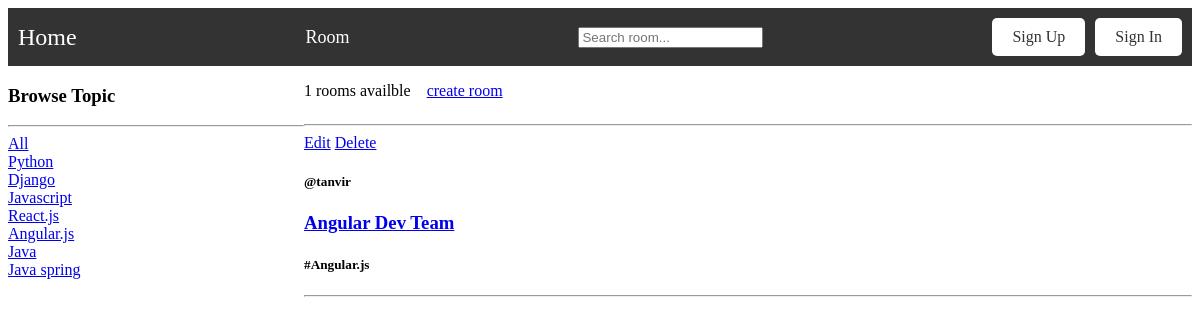
The page /room/?q=Angular.js on the database its author committed.
### main/models.py (models this page shows, shortened)
class Topic(models.Model):
    name = models.CharField(max_length=100)
    def __str__(self):
        return self.name

class RoomDatabase(models.Model):
    host = models.ForeignKey(User, on_delete=models.SET_NULL, null=True)
    topic = models.ForeignKey(Topic, on_delete=models.SET_NULL, null=True)
    name = models.CharField(max_length=100)
    description = models.TextField(null=True, blank=True)
    updated = models.DateTimeField(auto_now=True)
    created = models.DateTimeField(auto_now_add=True)
    class Meta:
        ordering = ['-updated', '-created']

### main/views.py (the view)
# urls.py: path('room/', views.room, name='room'),
def room(request):
    q = request.GET.get('q') if request.GET.get('q') != None else ''
    rooms = RoomDatabase.objects.filter(
        Q(topic__name__icontains=q) |
        Q(name__icontains=q) |
        Q(description__icontains=q)
    )
    topics = Topic.objects.all()
    room_count = rooms.count()
    dic = {
        "rooms": rooms,
        "topics": topics,
        "room_count": room_count,
    }
    return render(request, 'home/room.html', context=dic)

### templates/home/room.html (shortened to what this page needs)
{%extends 'home/layout.html'%}
{%block content%}
<div class="home_container">
    <div>
        <h3>Browse Topic</h3>
        <hr>
        <div>
            <a href="{%url 'room'%}">All</a>
        </div>
        {%for topic in topics%}
            <div>
                <a href="{%url 'room'%}?q={{topic.name}}">{{topic.name}}</a>
            </div>
        {%endfor%}
    </div>
    <div>
        <div class="top_portion">
            <p>{{room_count}} rooms availble</p>
            <a href="{%url 'create-room'%}">create room</a>
        </div>
        <hr>
        {%for room in rooms%}
            <a href="{%url 'update-room' room.id%}">Edit</a>
            <a href="{%url 'delete-room' room.id%}">Delete</a>
            <h5>@{{room.host}}</h5>
            <h3><a href="{% url 'room_dynamic_route' room.id %}">{{room.name}}</a></h3>
            <h5>#{{room.topic}}</h5>
            <hr>
        {%endfor%}
    </div>
</div>
{%endblock content%}

### templates/home/room.html (style rules this page uses)
.home_container { display: grid; grid-template-columns: 1fr 3fr; }
.top_portion { display: flex; align-items: center; }
.top_portion p { margin-right: 1rem; }

### rows shown on the page
Topic: name "Python"
Topic: name "Django"
Topic: name "Javascript"
Topic: name "React.js"
Topic: name "Angular.js"
Topic: name "Java"
Topic: name "Java spring"
RoomDatabase: host "tanvir", name "Angular Dev Team", topic "Angular.js"

### other values the page prints
{{ room_count }} "1"
